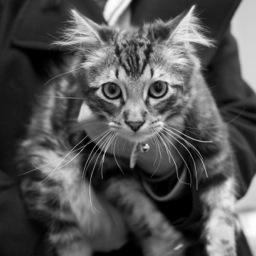
%> input picture Project2/SecondPart/photo1_1.jpg, 256 x 256 px
$ octave Question5.m   (GNU Octave 9; MATLAB toolbox functions it lacks are replaced by stand-ins)
%> lines starting %> are read from the running program, lines starting %| are printed output that depends on the picture
%Pulling The Image.
x = imread('photo1_1.jpg');
%> x is the input picture: size 256x256 uint8; min 0, max 255, mean 84.8
xg = double(x);
%Creating the identity matrix for corresponding
%image.
[r,c] = size(xg);
%> r = 256; c = 256
E = eye(r);
%Transforming E.
E(:,1:c) = E(:,c:-1:1);
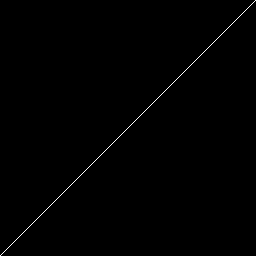
%> E: size 256x256 double; values 0 (black) and 1 (white), 0.39% white in thin lines or dots
%New image.
Z = E * xg;
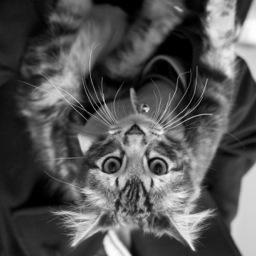
%> Z: size 256x256 double; min 0, max 255, mean 84.8; mean of the top-left, top-right, bottom-left and bottom-right quarters 66.9, 84.5, 78.5, 109.4
%Plotting.
subplot(1,2,1);
imshow(Z,[0,256]);
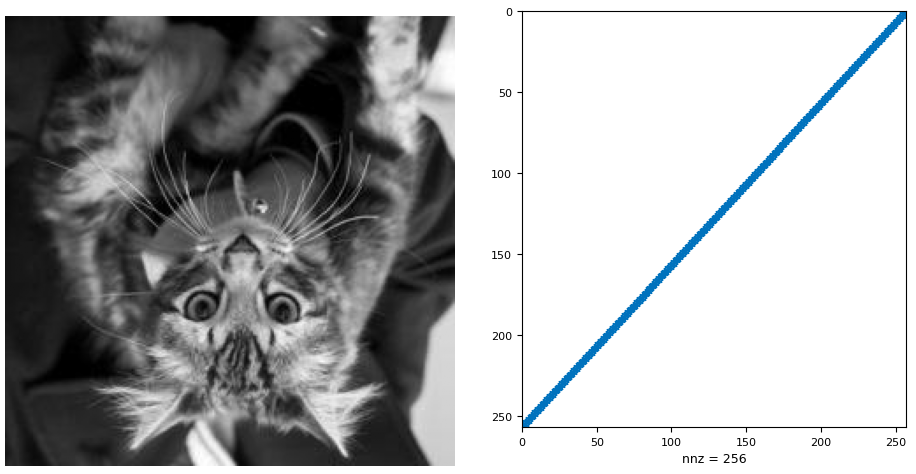
%> figure redrawn from the program's plot data, 2 panels
subplot(1,2,2);
spy(E);

$ run again, with Project2/SecondPart/boulder.jpg copied over Project2/SecondPart/photo1_1.jpg
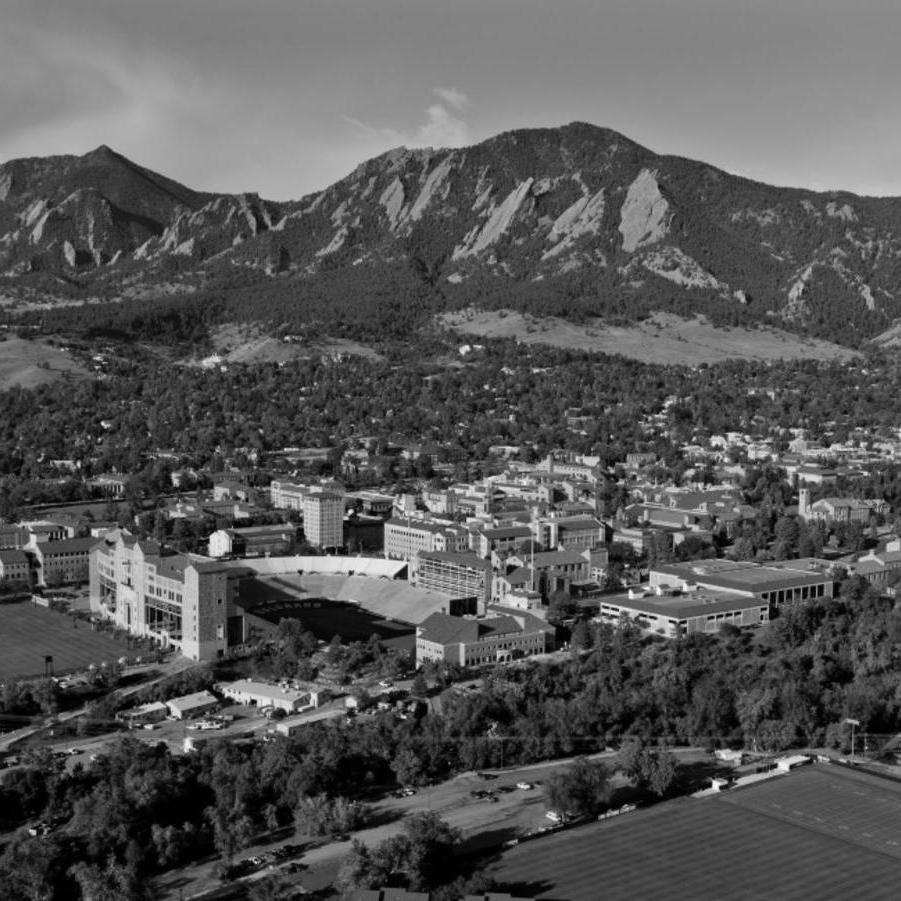
%> input picture Project2/SecondPart/boulder.jpg, 901 x 901 px
%> x is the input picture: size 901x901 uint8; min 0, max 254, mean 86.9
%> `E(:,1:c) = E(:,c:-1:1);`:
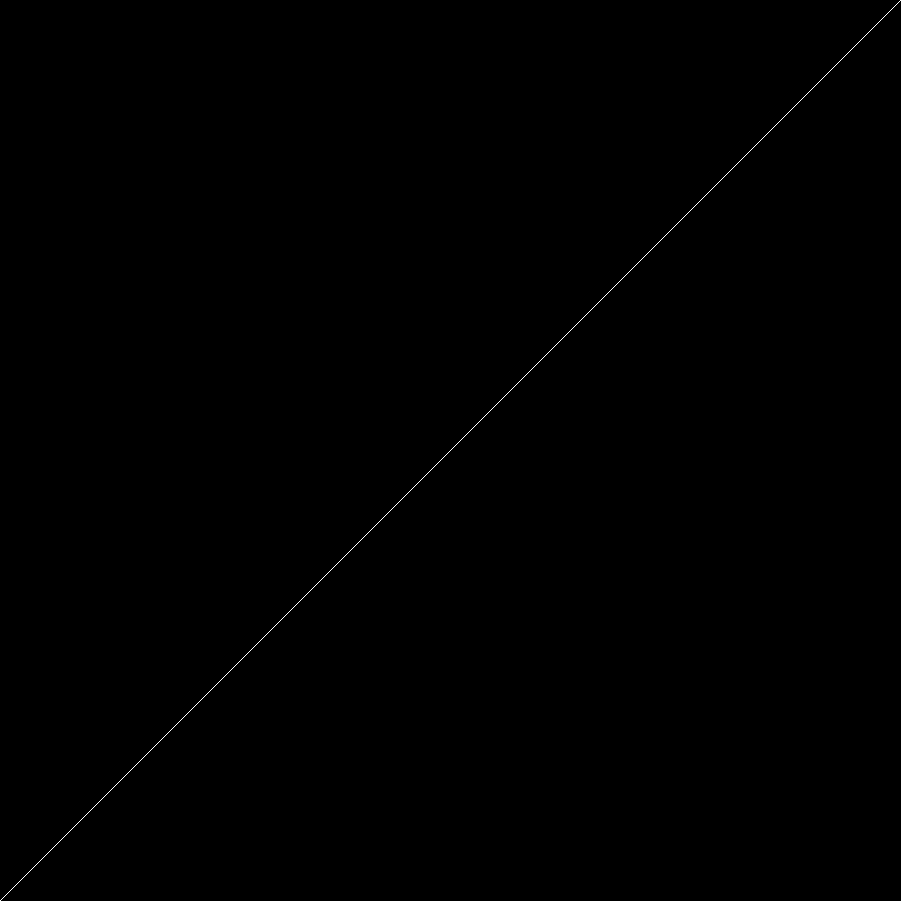
%> E: size 901x901 double; values 0 (black) and 1 (white), 0.11% white in thin lines or dots
%> `imshow(Z,[0,256]);`:
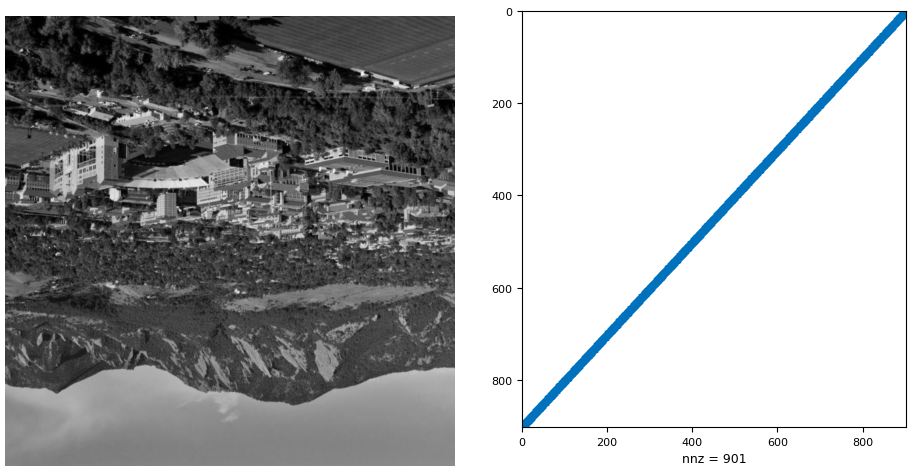
%> figure redrawn from the program's plot data, 2 panels
